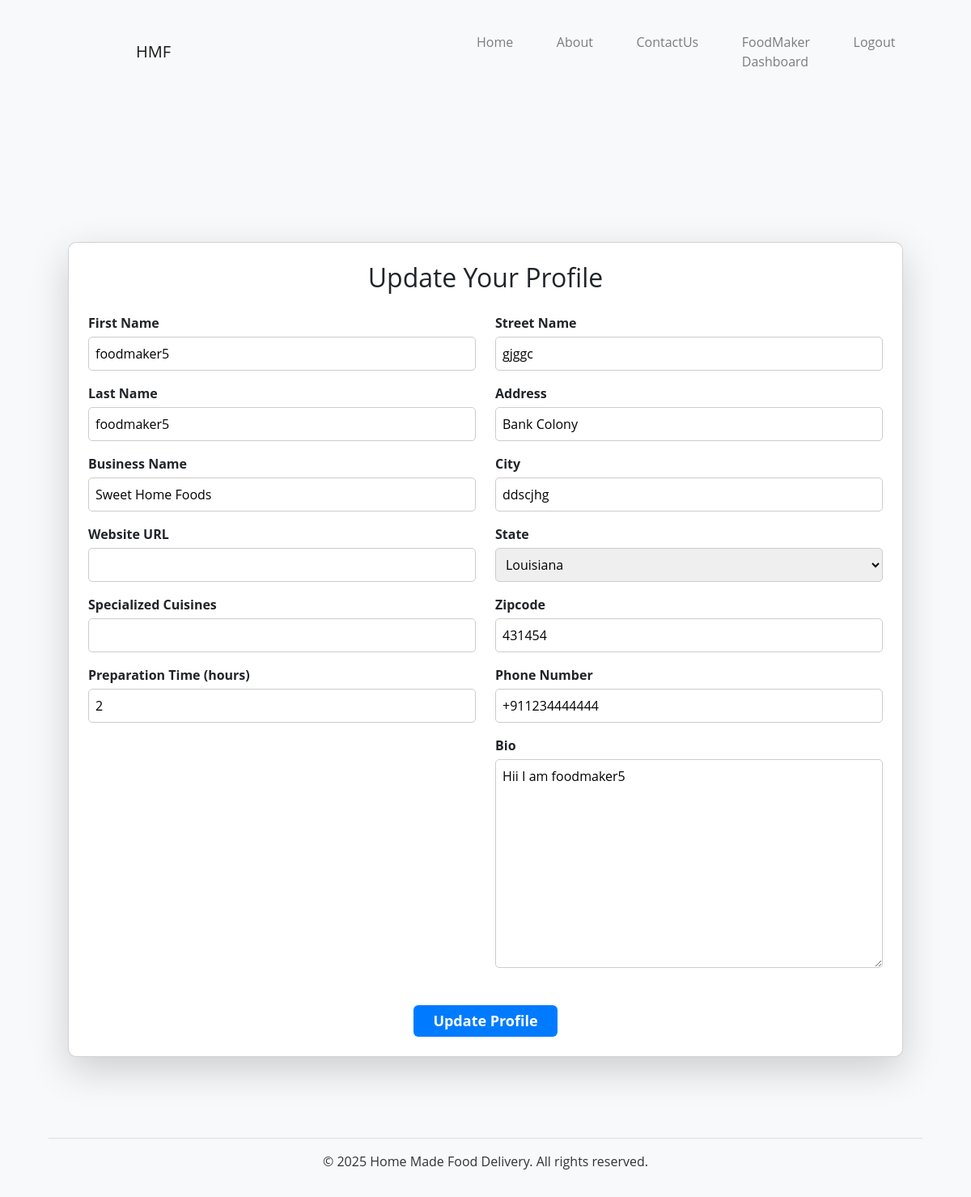
Screenshot of /update_profile/ (signed in) with the database file from the repository.
### foodapp/models.py (models this page shows, shortened)
class FoodMakerProfile(models.Model):
    US_STATES = [
        ('AL', 'Alabama'), ('AK', 'Alaska'), ('AZ', 'Arizona'), ('AR', 'Arkansas'),
        ('CA', 'California'), ('CO', 'Colorado'), ('CT', 'Connecticut'), ('DE', 'Delaware'),
        ('FL', 'Florida'), ('GA', 'Georgia'), ('HI', 'Hawaii'), ('ID', 'Idaho'),
        ('IL', 'Illinois'), ('IN', 'Indiana'), ('IA', 'Iowa'), ('KS', 'Kansas'),
        ('KY', 'Kentucky'), ('LA', 'Louisiana'), ('ME', 'Maine'), ('MD', 'Maryland'),
        ('MA', 'Massachusetts'), ('MI', 'Michigan'), ('MN', 'Minnesota'), ('MS', 'Mississippi'),
        ('MO', 'Missouri'), ('MT', 'Montana'), ('NE', 'Nebraska'), ('NV', 'Nevada'),
        ('NH', 'New Hampshire'), ('NJ', 'New Jersey'), ('NM', 'New Mexico'), ('NY', 'New York'),
        ('NC', 'North Carolina'), ('ND', 'North Dakota'), ('OH', 'Ohio'), ('OK', 'Oklahoma'),
        ('OR', 'Oregon'), ('PA', 'Pennsylvania'), ('RI', 'Rhode Island'), ('SC', 'South Carolina'),
        ('SD', 'South Dakota'), ('TN', 'Tennessee'), ('TX', 'Texas'), ('UT', 'Utah'),
        ('VT', 'Vermont'), ('VA', 'Virginia'), ('WA', 'Washington'), ('WV', 'West Virginia'),
        ('WI', 'Wisconsin'), ('WY', 'Wyoming')
    ]
    user = models.OneToOneField(User, on_delete=models.CASCADE, related_name="foodmaker_profile")
    first_name = models.CharField(max_length=100)
    last_name = models.CharField(max_length=100)
    street_name = models.CharField(max_length=100)
    city = models.CharField(max_length=100)
    zipcode = models.CharField(max_length=10)
    bio = models.TextField(blank=True)
    website_url = models.URLField(blank=True, null=True)
    specialized_cuisines = models.CharField(max_length=255, blank=True, null=True)
    preparation_time = models.PositiveIntegerField(default=1)  # Hours
    business_name = models.CharField(max_length=100)
    business_card_front = models.ImageField(upload_to='business_cards/', blank=True, null=True)
    business_card_back = models.ImageField(upload_to='business_cards/', blank=True, null=True)
    address = models.CharField(max_length=255)
    phone_number = models.CharField(max_length=15)
    state = models.CharField(max_length=2, choices=US_STATES)
    is_subscribed = models.BooleanField(default=False)  # Subscription status
    subscription_expiry = models.DateField(null=True, blank=True)  # Expiry date

### foodapp/views.py (the view)
# urls.py: path('update_profile/', views.update_profile, name='update_profile'),
@login_required
def update_profile(request):
    if request.user.role != 'FoodMaker':
        return redirect('home')
    foodmaker_profile = request.user.foodmaker_profile
    if request.method == 'POST':
        form = FoodMakerProfileForm(request.POST, request.FILES, instance=foodmaker_profile)
        if form.is_valid():
            form.save()
            messages.success(request, "Profile updated successfully!")
            return redirect('foodmaker_dashboard')
        else:
            print(form.errors)  # Print form errors to the console
    else:
        form = FoodMakerProfileForm(instance=foodmaker_profile)
    return render(request, 'update_profile.html', {'form': form})

### foodapp/forms.py
class FoodMakerProfileForm(forms.ModelForm):
    class Meta:
        model = FoodMakerProfile
        fields = ['first_name', 'last_name', 'street_name', 'city', 'state', 'zipcode', 'bio', 'business_name', 'address', 'phone_number']

### foodapp/templates/update_profile.html (shortened to what this page needs)
{% extends 'base.html' %}
{% block content %}
<section class="container mt-5">
    <div class="card shadow-lg p-4">
        <h2 class="text-center mb-4">Update Your Profile</h2>
        <form method="POST" enctype="multipart/form-data">
            <div class="row">
                <div class="col-md-6">
                    <div class="form-group mb-3">
                        <label for="{{ form.first_name.id_for_label }}" class="fw-bold">First Name</label>
                        {{ form.first_name }}
                    </div>
                    <div class="form-group mb-3">
                        <label for="{{ form.last_name.id_for_label }}" class="fw-bold">Last Name</label>
                        {{ form.last_name }}
                    </div>
                    <div class="form-group mb-3">
                        <label for="{{ form.business_name.id_for_label }}" class="fw-bold">Business Name</label>
                        {{ form.business_name }}
                    </div>
                    <div class="form-group mb-3">
                        <label for="{{ form.website_url.id_for_label }}" class="fw-bold">Website URL</label>
                        {{ form.website_url }}
                    </div>
                    <div class="form-group mb-3">
                        <label for="{{ form.specialized_cuisines.id_for_label }}" class="fw-bold">Specialized Cuisines</label>
                        {{ form.specialized_cuisines }}
                    </div>
                    <div class="form-group mb-3">
                        <label for="{{ form.preparation_time.id_for_label }}" class="fw-bold">Preparation Time (hours)</label>
                        {{ form.preparation_time }}
                    </div>
                </div>
                <div class="col-md-6">
                    <div class="form-group mb-3">
                        <label for="{{ form.street_name.id_for_label }}" class="fw-bold">Street Name</label>
                        {{ form.street_name }}
                    </div>
                    <div class="form-group mb-3">
                        <label for="{{ form.address.id_for_label }}" class="fw-bold">Address</label>
                        {{ form.address }}
                    </div>
                    <div class="form-group mb-3">
                        <label for="{{ form.city.id_for_label }}" class="fw-bold">City</label>
                        {{ form.city }}
                    </div>
                    <div class="form-group mb-3">
                        <label for="{{ form.state.id_for_label }}" class="fw-bold">State</label>
                        {{ form.state }}
                    </div>
                    <div class="form-group mb-3">
                        <label for="{{ form.zipcode.id_for_label }}" class="fw-bold">Zipcode</label>
                        {{ form.zipcode }}
                    </div>
                    <div class="form-group mb-3">
                        <label for="{{ form.phone_number.id_for_label }}" class="fw-bold">Phone Number</label>
                        {{ form.phone_number }}
                    </div>
                    <div class="form-group mb-3">
                        <label for="{{ form.bio.id_for_label }}" class="fw-bold">Bio</label>
                        {{ form.bio }}
                    </div>
                </div>
            </div>
            <div class="text-center mt-4">
                <button type="submit" class="btn btn-primary px-4">Update Profile</button>
            </div>
        </form>
    </div>
</section>
{% endblock %}

### foodapp/static/css/styles.css (style rules this page uses)
*, *::before, *::after { margin: 0; padding: 0; box-sizing: border-box; }
body { min-height: 100vh; display: flex; flex-direction: column; font-family: 'Open Sans', sans-serif; background-color: #f8f9fa; color: #333; margin-left: 5%; margin-right: 5%; }
.btn-primary { background-color: #007bff; }
section { padding-top: 5%; padding-bottom: 5%; }
.card { min-height: auto; display: flex; flex-direction: column; }

### foodapp/templates/update_profile.html (style rules this page uses)
label { display: block; margin-bottom: 5px; }
input, textarea, select { width: 100%; padding: 8px; border-radius: 5px; border: 1px solid #ccc; }
.btn-primary { background-color: #007bff; border: none; font-size: 18px; font-weight: bold; }
.card { border-radius: 10px; }

### rows the page displays
FoodMakerProfile: first_name "foodmaker5", last_name "foodmaker5", business_name "Sweet Home Foods", preparation_time "2", street_name "gjggc", address "Bank Colony", city "ddscjhg", state "Louisiana", zipcode "431454", phone_number "+911234444444", bio "Hii I am foodmaker5"
